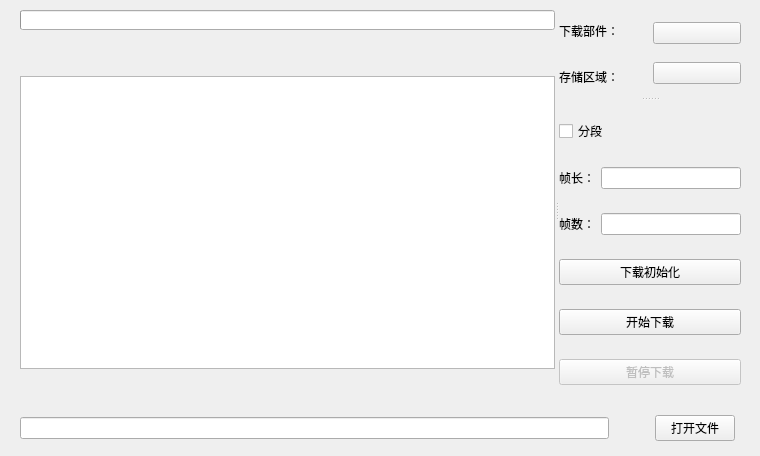
<?xml version="1.0" encoding="UTF-8"?>
<ui version="4.0">
 <class>Form</class>
 <widget class="QWidget" name="Form">
  <property name="geometry">
   <rect>
    <x>0</x>
    <y>0</y>
    <width>760</width>
    <height>456</height>
   </rect>
  </property>
  <property name="minimumSize">
   <size>
    <width>760</width>
    <height>456</height>
   </size>
  </property>
  <property name="windowTitle">
   <string>Form</string>
  </property>
  <widget class="QWidget" name="widget" native="true">
   <property name="geometry">
    <rect>
     <x>20</x>
     <y>10</y>
     <width>721</width>
     <height>431</height>
    </rect>
   </property>
   <property name="sizePolicy">
    <sizepolicy hsizetype="Ignored" vsizetype="Ignored">
     <horstretch>0</horstretch>
     <verstretch>0</verstretch>
    </sizepolicy>
   </property>
   <layout class="QGridLayout" name="gridLayout_2">
    <item row="0" column="0">
     <layout class="QGridLayout" name="gridLayout">
      <item row="0" column="0" colspan="2">
       <widget class="QSplitter" name="splitter_2">
        <property name="orientation">
         <enum>Qt::Horizontal</enum>
        </property>
        <widget class="QWidget" name="layoutWidget">
         <layout class="QVBoxLayout" name="verticalLayout_4">
          <item>
           <widget class="ProgressBar" name="ProgressBar">
            <property name="minimumSize">
             <size>
              <width>441</width>
              <height>20</height>
             </size>
            </property>
            <property name="maximumSize">
             <size>
              <width>16777215</width>
              <height>20</height>
             </size>
            </property>
           </widget>
          </item>
          <item>
           <spacer name="verticalSpacer">
            <property name="orientation">
             <enum>Qt::Vertical</enum>
            </property>
            <property name="sizeType">
             <enum>QSizePolicy::Fixed</enum>
            </property>
            <property name="sizeHint" stdset="0">
             <size>
              <width>20</width>
              <height>40</height>
             </size>
            </property>
           </spacer>
          </item>
          <item>
           <widget class="TextEdit" name="TextEdit_DownPrint"/>
          </item>
          <item>
           <spacer name="verticalSpacer_2">
            <property name="orientation">
             <enum>Qt::Vertical</enum>
            </property>
            <property name="sizeType">
             <enum>QSizePolicy::Fixed</enum>
            </property>
            <property name="sizeHint" stdset="0">
             <size>
              <width>20</width>
              <height>40</height>
             </size>
            </property>
           </spacer>
          </item>
         </layout>
        </widget>
        <widget class="QSplitter" name="splitter">
         <property name="orientation">
          <enum>Qt::Vertical</enum>
         </property>
         <widget class="QWidget" name="layoutWidget">
          <layout class="QHBoxLayout" name="horizontalLayout_2">
           <item>
            <layout class="QVBoxLayout" name="verticalLayout_3">
             <item>
              <widget class="BodyLabel" name="BodyLabel">
               <property name="text">
                <string>下载部件：</string>
               </property>
              </widget>
             </item>
             <item>
              <widget class="BodyLabel" name="BodyLabel_2">
               <property name="text">
                <string>存储区域：</string>
               </property>
              </widget>
             </item>
            </layout>
           </item>
           <item>
            <layout class="QVBoxLayout" name="verticalLayout_2">
             <item>
              <widget class="ComboBox" name="ComboBox_Flash"/>
             </item>
             <item>
              <widget class="ComboBox" name="ComboBox_Mem"/>
             </item>
            </layout>
           </item>
          </layout>
         </widget>
         <widget class="QWidget" name="layoutWidget">
          <layout class="QVBoxLayout" name="verticalLayout">
           <item>
            <widget class="QCheckBox" name="checkBox_slice">
             <property name="text">
              <string>分段</string>
             </property>
            </widget>
           </item>
           <item>
            <layout class="QHBoxLayout" name="horizontalLayout_3">
             <property name="sizeConstraint">
              <enum>QLayout::SetDefaultConstraint</enum>
             </property>
             <item>
              <widget class="BodyLabel" name="BodyLabel_3">
               <property name="text">
                <string>帧长：</string>
               </property>
              </widget>
             </item>
             <item>
              <widget class="LineEdit" name="LineEdit_frame_len"/>
             </item>
            </layout>
           </item>
           <item>
            <layout class="QHBoxLayout" name="horizontalLayout_4">
             <item>
              <widget class="BodyLabel" name="BodyLabel_4">
               <property name="text">
                <string>帧数：</string>
               </property>
              </widget>
             </item>
             <item>
              <widget class="LineEdit" name="LineEdit_seg_num"/>
             </item>
            </layout>
           </item>
           <item>
            <widget class="PrimaryPushButton" name="PrimaryPushButton_DownFlieInit">
             <property name="text">
              <string>下载初始化</string>
             </property>
            </widget>
           </item>
           <item>
            <widget class="PushButton" name="PushButton_BeginDown">
             <property name="text">
              <string>开始下载</string>
             </property>
            </widget>
           </item>
           <item>
            <widget class="PushButton" name="PushButton_CancelDown">
             <property name="enabled">
              <bool>false</bool>
             </property>
             <property name="text">
              <string>暂停下载</string>
             </property>
            </widget>
           </item>
          </layout>
         </widget>
        </widget>
       </widget>
      </item>
      <item row="1" column="0">
       <layout class="QHBoxLayout" name="horizontalLayout">
        <item>
         <widget class="LineEdit" name="LineEdit_FliePath"/>
        </item>
        <item>
         <spacer name="horizontalSpacer">
          <property name="orientation">
           <enum>Qt::Horizontal</enum>
          </property>
          <property name="sizeType">
           <enum>QSizePolicy::Fixed</enum>
          </property>
          <property name="sizeHint" stdset="0">
           <size>
            <width>40</width>
            <height>20</height>
           </size>
          </property>
         </spacer>
        </item>
        <item>
         <widget class="PushButton" name="PushButton_ChooseFile">
          <property name="text">
           <string>打开文件</string>
          </property>
         </widget>
        </item>
       </layout>
      </item>
     </layout>
    </item>
   </layout>
  </widget>
 </widget>
 <customwidgets>
  <customwidget>
   <class>ComboBox</class>
   <extends>QPushButton</extends>
   <header>qfluentwidgets</header>
  </customwidget>
  <customwidget>
   <class>PushButton</class>
   <extends>QPushButton</extends>
   <header>qfluentwidgets</header>
  </customwidget>
  <customwidget>
   <class>PrimaryPushButton</class>
   <extends>PushButton</extends>
   <header>qfluentwidgets</header>
  </customwidget>
  <customwidget>
   <class>BodyLabel</class>
   <extends>QLabel</extends>
   <header>qfluentwidgets</header>
  </customwidget>
  <customwidget>
   <class>ProgressBar</class>
   <extends>QProgressBar</extends>
   <header>qfluentwidgets</header>
  </customwidget>
  <customwidget>
   <class>LineEdit</class>
   <extends>QLineEdit</extends>
   <header>qfluentwidgets</header>
  </customwidget>
  <customwidget>
   <class>TextEdit</class>
   <extends>QTextEdit</extends>
   <header>qfluentwidgets</header>
  </customwidget>
 </customwidgets>
 <resources/>
 <connections/>
</ui>
